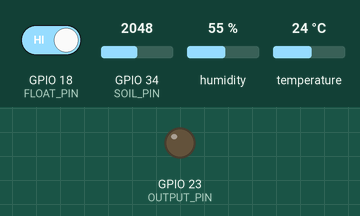
This sketch was run on a simulated ESP32. On the bench: output pins drawn as LEDs (lit = HIGH). The test bench sets the inputs (shaded band); at power-on: GPIO 34 (SOIL_PIN) = 2048, GPIO 18 (FLOAT_PIN) HIGH, humidity 55 %, temperature 24 °C (analog values on the 0–4095 scale). WiFi joins after 1.5 s; servers stay silent unless stated; network time is answered at once with the bench clock; the local clock reads 2024-03-15 10:24:30 at power-on unless the sketch sets it; what the sketch prints to the serial monitor is not drawn.

Above: at 3.2 s.
3.3 s: GPIO 34 (SOIL_PIN) set to 2554
4.8 s: GPIO 34 (SOIL_PIN) set to 2644
14.0 s: GPIO 34 (SOIL_PIN) set to 2866
At 16.5 s:
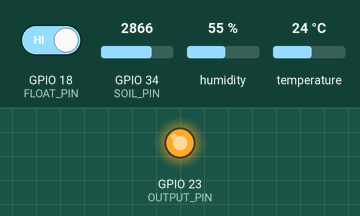
Timing chart, 0 to 18.0 s (numbered marks = the images above; inputs shaded):
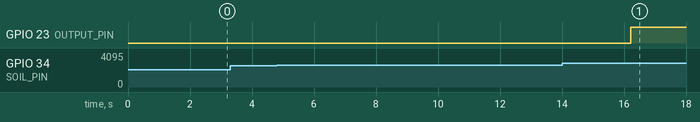

Measured:
- after the input at 3.3 s, every drawn part: stays the same
- after the input at 4.8 s, every drawn part: stays the same

The sketch:

Automated_Squirtle_Plant_CODE.ino
```cpp
// ================================= LIBRARIES =================================
#include <WiFi.h>
#include <Wire.h>
#include <Adafruit_SHT31.h>
#include <FirebaseESP32.h>
#include <NTPClient.h>
#include <WiFiUdp.h>


#include "addons/TokenHelper.h"
#include "addons/RTDBHelper.h"

Adafruit_SHT31 sht31 = Adafruit_SHT31();


WiFiUDP ntpUDP;

NTPClient timeClient(ntpUDP, "pool.ntp.org", -14400);

// ================================= PINS =================================
#define SOIL_PIN 34
#define OUTPUT_PIN 23
#define FLOAT_PIN 18

// ================================= OUTPUT LOGIC =================================
#define OUTPUT_ON HIGH
#define OUTPUT_OFF LOW

// ================================= CALIBRATION =================================
int dryValue = 4000;
int wetValue = 900;

// ================================= SETTINGS =================================
const int waterThreshold = 45;
const unsigned long outputTime = 10000;
const unsigned long cooldownTime = 15000;
const unsigned long readInterval = 1000;

// ================================= NETWORK CREDENTIALS =================================
const char* ssid = "Coextro_TP-Link_56EE";
const char* password = "36348794";

// ================================= FIREBASE CREDENTIALS =================================

#define FIREBASE_HOST "squirtle-smart-garden-default-rtdb.firebaseio.com"
#define FIREBASE_AUTH "qRwtDNqIxdnhz984j1GFKBy2YQ3OYZkjLgwQoDIh"

// ================================= FIREBASE OBJECTS =================================
FirebaseData fbdo;
FirebaseAuth auth;
FirebaseConfig config;

// ================================= VARIABLES =================================
int moistureRaw = 0;
int moisturePercent = 0;

unsigned long lastOutputTime = 0;
unsigned long lastReadTime = 0;

bool sht31Found = false;

String pumpStatus = "OFF";
String waterLevelStatus = "OK";

// ================================= SOIL FUNCTION =================================
int readSoilMoisture() {
  long sum = 0;
  for (int i = 0; i < 30; i++) {
    sum += analogRead(SOIL_PIN);
    delay(10);
  }
  return sum / 30;
}

// ================================= SETUP =================================
void setup() {
  Serial.begin(115200);
  delay(500);
  Serial.println("\n--- BOOTING SQUIRTLE SMART GARDEN ---");


  pinMode(OUTPUT_PIN, OUTPUT);
  digitalWrite(OUTPUT_PIN, OUTPUT_OFF);
  pinMode(FLOAT_PIN, INPUT_PULLUP);
  analogReadResolution(12);


  Wire.begin(21, 22);

  if (sht31.begin(0x44)) {
    sht31Found = true;
    Serial.println("SHT31 DETECTED");
  } else {
    sht31Found = false;
    Serial.println("SHT31 OFFLINE");
  }


  Serial.println("Attempting to connect to WiFi...");
  WiFi.begin(ssid, password);

  int attempts = 0;
  while (WiFi.status() != WL_CONNECTED && attempts < 20) {
    delay(500);
    Serial.print(".");
    attempts++;
  }

  if (WiFi.status() == WL_CONNECTED) {
    Serial.println("\nWiFi Connected successfully!");


    timeClient.begin();


    config.host = FIREBASE_HOST;
    config.signer.tokens.legacy_token = FIREBASE_AUTH;

    Firebase.reconnectWiFi(true);
    Firebase.begin(&config, &auth);
    Serial.println("Firebase Handshake Complete!");
  } else {
    Serial.println("\nWiFi Connection Failed. Checking local loops...");
  }

  Serial.println("SYSTEM READY");
}

// ================================= LOOP =================================
void loop() {

  timeClient.update();

  unsigned long currentTime = millis();

  if (currentTime - lastReadTime >= readInterval) {
    lastReadTime = currentTime;

    // ================================= FLOAT SWITCH =================================
    int waterLevel = digitalRead(FLOAT_PIN);

    if (waterLevel == LOW) {
      digitalWrite(OUTPUT_PIN, OUTPUT_OFF);
      pumpStatus = "LOCKED";
      waterLevelStatus = "LOW";
      Serial.println("NO WATER -> PUMP LOCKED");


      if (WiFi.status() == WL_CONNECTED && Firebase.ready()) {
        Firebase.setString(fbdo, "/sensorData/pumpStatus", pumpStatus);
        Firebase.setString(fbdo, "/sensorData/waterLevel", waterLevelStatus);
      }
    } else {
      waterLevelStatus = "OK";
    }

    // ================================= SOIL SENSOR =================================
    moistureRaw = readSoilMoisture();
    moisturePercent = map(moistureRaw, dryValue, wetValue, 0, 100);
    moisturePercent = constrain(moisturePercent, 0, 100);

    // ================================= SERIAL PRINT =================================
    Serial.print("Raw: ");
    Serial.print(moistureRaw);
    Serial.print(" | Moisture: ");
    Serial.print(moisturePercent);
    Serial.print("% | ");

    // ================================= TEMP + HUMIDITY =================================
    float temperature = 0.0;
    float humidity = 0.0;

    if (sht31Found) {
      temperature = sht31.readTemperature();
      humidity = sht31.readHumidity();

      Serial.print("Temp: ");
      Serial.print(temperature);
      Serial.print("C | Humidity: ");
      Serial.print(humidity);
      Serial.print("% | ");
    } else {
      Serial.print("SHT31 OFFLINE | ");
    }

    // ================================= WATER LOGIC =================================
    if (moisturePercent < waterThreshold) {
      if (currentTime - lastOutputTime >= cooldownTime) {
        Serial.println("DRY -> PUMP ON");
        pumpStatus = "ON";


        if (WiFi.status() == WL_CONNECTED && Firebase.ready()) {
            Firebase.setString(fbdo, "/lastWatered", timeClient.getFormattedTime());
        }

        digitalWrite(OUTPUT_PIN, OUTPUT_ON);
        delay(outputTime);
        digitalWrite(OUTPUT_PIN, OUTPUT_OFF);

        lastOutputTime = millis();
        pumpStatus = "OFF";
      } else {
        Serial.println("DRY -> WAITING");
        pumpStatus = "OFF";
      }
    } else {
      Serial.println("SOIL OK -> PUMP OFF");
      pumpStatus = "OFF";
      digitalWrite(OUTPUT_PIN, OUTPUT_OFF);
    }

    // ================================= FIREBASE UPLOAD =================================
    if (WiFi.status() == WL_CONNECTED && Firebase.ready()) {
      Firebase.setInt(fbdo, "/sensorData/moistureRaw", moistureRaw);
      Firebase.setInt(fbdo, "/sensorData/moisturePercent", moisturePercent);
      Firebase.setString(fbdo, "/sensorData/pumpStatus", pumpStatus);
      Firebase.setString(fbdo, "/sensorData/waterLevel", waterLevelStatus);

      if (sht31Found) {
        Firebase.setFloat(fbdo, "/sensorData/temperature", temperature);
        Firebase.setFloat(fbdo, "/sensorData/humidity", humidity);
      }
      Serial.println("-> Firebase Updated!");
    } else {
      Serial.println("-> Firebase Not Ready");
    }
  }
}
```
